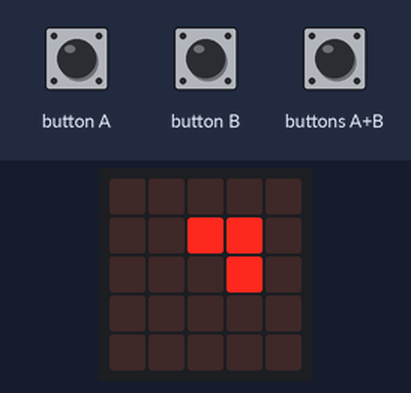
Simulated run of this program. Board: BBC micro:bit running MicroPython. Parts: the board's 5×5 LED display. The test bench sets the inputs (shaded band). Random numbers come from a fixed seed; the 48×5 strip is a reading aid, not a part: it shows the text the display is scrolling, unrolled, one strip-width of it at a time.

Above: at 1.2 s.
1.3 s: button A pressed for 3.2 s
At 2.1 s:
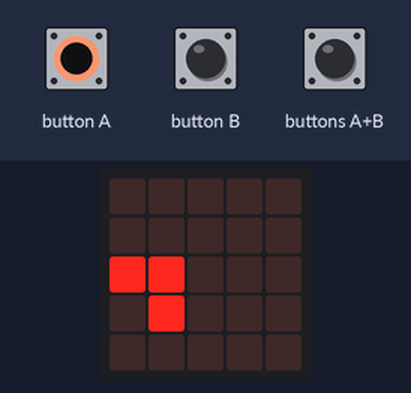
At 2.8 s:
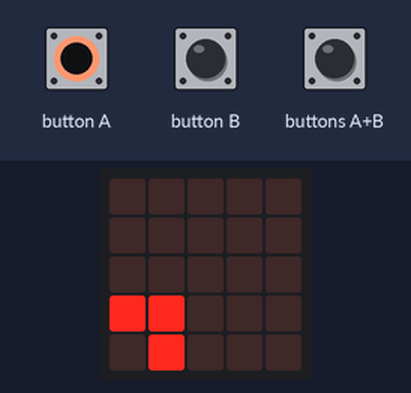
6.0 s: buttons A+B pressed for 3.2 s
At 9.6 s:
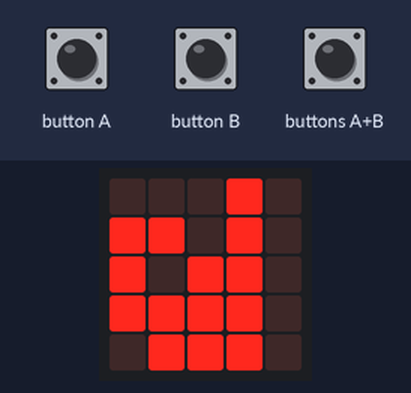

The program:

tetris.py
```python
from microbit import *
from random import choice

#Set up the tetris grid
grid=[[1,0,0,0,0,0,1],[1,0,0,0,0,0,1],[1,0,0,0,0,0,1],[1,0,0,0,0,0,1],[1,0,0,0,0,0,1],[1,1,1,1,1,1,1]]
#Store a list of 4 bricks, each brick is a 2x2 grid
bricks = [[9,9],[9,0]],[[9,9],[0,9]],[[9,9],[9,9]],[[9,9],[0,0]]
#select a brick randomly and position it at the center/top of the grid (y=0,x=3)
brick = choice(bricks)
x=3
y=0
frameCount=0

#A function to return the maximum of two values
def max(a,b):
    if a>=b:
        return a
    else:
        return b

#A function to hide the 2x2 brick on the LED screen
def hideBrick():
    if x>0:
        display.set_pixel(x-1,y,grid[y][x])
    if x<5:
        display.set_pixel(x+1-1,y,grid[y][x+1])
    if x>0 and y<4:
        display.set_pixel(x-1,y+1,grid[y+1][x])
    if x<5 and y<4:
        display.set_pixel(x+1-1,y+1,grid[y+1][x+1])

#A function to show the 2x2 brick on the LED screen
def showBrick():
    if x>0:
        display.set_pixel(x-1,y,max(brick[0][0],grid[y][x]))
    if x<5:
        display.set_pixel(x+1-1,y,max(brick[0][1],grid[y][x+1]))
    if x>0 and y<4:
        display.set_pixel(x-1,y+1,max(brick[1][0],grid[y+1][x]))
    if x<5 and y<4:
        display.set_pixel(x+1-1,y+1,max(brick[1][1],grid[y+1][x+1]))

#A function to rotate the 2x2 brick
def rotateBrick():
    pixel00 = brick[0][0]
    pixel01 = brick[0][1]
    pixel10 = brick[1][0]
    pixel11 = brick[1][1]
    #Check if the rotation is possible
    if not ((grid[y][x]>0 and pixel00>0) or (grid[y+1][x]>0 and pixel10>0) or (grid[y][x+1]>0 and pixel01>0) or (grid[y+1][x+1]>0 and pixel11>0)):
        hideBrick()
        brick[0][0] = pixel10
        brick[1][0] = pixel11
        brick[1][1] = pixel01
        brick[0][1] = pixel00
        showBrick()

#A function to move/translate the brick
def moveBrick(delta_x,delta_y):
    global x,y
    move=False
    #Check if the move if possible: no collision with other blocks or borders of the grid
    if delta_x==-1 and x>0:
        if not ((grid[y][x-1]>0 and brick[0][0]>0) or (grid[y][x+1-1]>0 and brick[0][1]>0) or (grid[y+1][x-1]>0 and brick[1][0]>0) or (grid[y+1][x+1-1]>0 and brick[1][1]>0)):
            move=True
    elif delta_x==1 and x<5:
        if not ((grid[y][x+1]>0 and brick[0][0]>0) or (grid[y][x+1+1]>0 and brick[0][1]>0) or (grid[y+1][x+1]>0 and brick[1][0]>0) or (grid[y+1][x+1+1]>0 and brick[1][1]>0)):
            move=True
    elif delta_y==1 and y<4:
        if not ((grid[y+1][x]>0 and brick[0][0]>0) or (grid[y+1][x+1]>0 and brick[0][1]>0) or (grid[y+1+1][x]>0 and brick[1][0]>0) or (grid[y+1+1][x+1]>0 and brick[1][1]>0)):
            move=True
    #If the move is possible, update x,y coordinates of the brick
    if move:
        hideBrick()
        x+=delta_x
        y+=delta_y
        showBrick()

    #Return True or False to confirm if the move took place
    return move

#A function to check for and remove completed lines
def checkLines():
    global score
    removeLine=False
    #check each line one at a time
    for i in range(0, 5):
        #If 5 blocks are filled in (9) then a line is complete (9*5=45)
        if (grid[i][1]+grid[i][2]+grid[i][3]+grid[i][4]+grid[i][5])==45:
            removeLine = True
            #Increment the score (10 pts per line)
            score+=10
            #Remove the line and make all lines above fall by 1:
            for j in range(i,0,-1):
                grid[j] = grid[j-1]
            grid[0]=[1,0,0,0,0,0,1]
    if removeLine:
        #Refresh the LED screen
        for i in range(0, 5):
            for j in range(0, 5):
                display.set_pixel(i,j,grid[j][i+1])
    return removeLine

gameOn=True
score=0
showBrick()
#Main Program Loop - iterates every 50ms
while gameOn:
    sleep(50)
    frameCount+=1
    #Capture user inputs
    if button_a.is_pressed() and button_b.is_pressed():
        rotateBrick()
    elif button_a.is_pressed():
        moveBrick(-1,0)
    elif button_b.is_pressed():
        moveBrick(1,0)

    #Every 15 frames try to move the brick down
    if frameCount==15 and moveBrick(0,1) == False:
        frameCount=0
        #The move was not possible, the brick stays in position
        grid[y][x]=max(brick[0][0],grid[y][x])
        grid[y][x+1]=max(brick[0][1],grid[y][x+1])
        grid[y+1][x]=max(brick[1][0],grid[y+1][x])
        grid[y+1][x+1]=max(brick[1][1],grid[y+1][x+1])

        if checkLines()==False and y==0:
            #The brick has reached the top of the grid - Game Over
            gameOn=False
        else:
            #select a new brick randomly
            x=3
            y=0
            brick = choice(bricks)
            showBrick()

    if frameCount==15:
       frameCount=0

#End of Game
sleep(2000)
display.scroll("Game Over: Score: " + str(score)) 
```

Measured:
- what the display in image 1 shows lasts 0.8 s, from 1.5 s to 2.3 s
